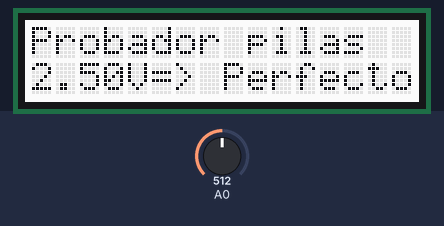
Recording of a sketch running on a simulated Arduino Uno, built with avr-gcc and run on an emulated ATmega328P. Parts: 16×2 character LCD. The inputs (shaded band) are chosen by the test bench; at power-on: A0 = 512.

Above: at 2.2 s.
2.3 s: A0 set to 294
At 3.3 s:
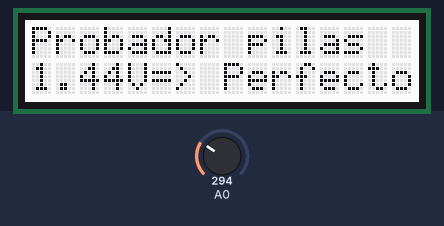
4.0 s: A0 set to 270
At 5.6 s:
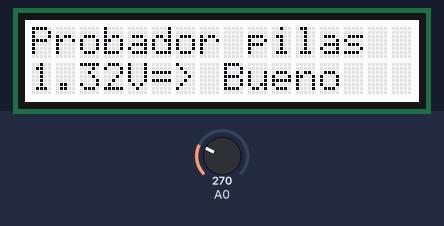
7.0 s: A0 set to 122
At 7.9 s:
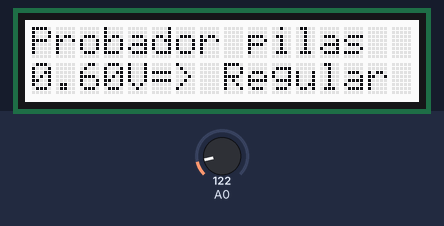
8.5 s: A0 set to 67
At 9.0 s:
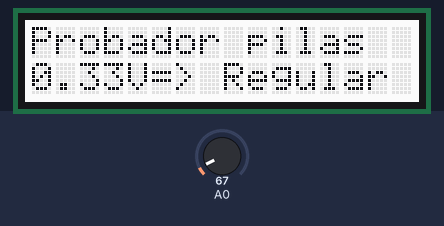
10.2 s: A0 set to 57
At 11.1 s:
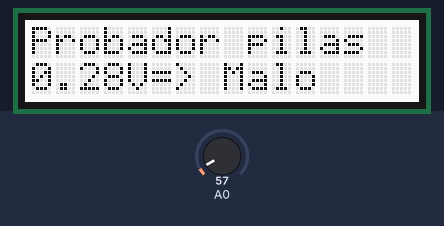
11.9 s: A0 set to 306
At 13.0 s:
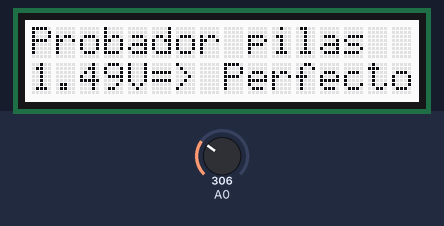
Timing chart, 0 to 14.9 s (numbered marks = the images above; inputs shaded):
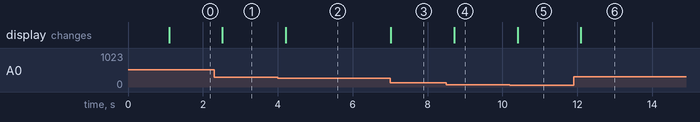

Measured:
- the behaviour switches between 287 and 286 on A0 (found by bisection; images 1 and 2)
- the behaviour switches between 62 and 61 on A0 (found by bisection; images 4 and 5)
- after the input at 2.3 s, the display: changes after 0.22 s (image 1)
- after the input at 4.0 s, the display: changes after 0.21 s (image 2)
- after the input at 7.0 s, the display: changes at once (image 3)
- after the input at 8.5 s, the display: changes after 0.21 s (image 4)
- after the input at 10.2 s, the display: changes after 0.20 s (image 5)
- after the input at 11.9 s, the display: changes after 0.19 s (image 6)

The sketch:

ProbadorDeBateriasLCD.ino
```cpp
#include "rgb_lcd.h"

rgb_lcd lcd;

void setup() {
  // put your setup code here, to run once:
  // set up the LCD's number of columns and rows:
  lcd.begin(16, 2);
  // Print a message to the LCD.
  lcd.print("ARDUINO");
  delay(1000);
  lcd.clear();
}

void loop() {
  // put your main code here, to run repeatedly:
  lcd.clear();
  lcd.setCursor(0, 0);  //cursor en la posición 0 de la lcd
  lcd.print("Probador pilas");
  lcd.setCursor(0, 1);
  lcd.print(analogRead(0) * 5.00 / 1024);  //conversión de binario a voltaje
  lcd.print("V=>");
  lcd.setCursor(8, 1);
  if ((analogRead(0) * 5.00 / 1023.00) > 1.40) {
    lcd.print("Perfecto");
  } else if ((analogRead(0) * 5.00 / 1023.00) > 1.20 && (analogRead(0) * 5.00 / 1023.00) < 1.40) {
    lcd.print("Bueno");
  } else if ((analogRead(0) * 5.00 / 1023.00) < 1.20 && (analogRead(0) * 5.00 / 1023.00) > 0.30) {
    lcd.print("Regular");
  } else if ((analogRead(0) * 5.00 / 1023.00) < 0.3) {
    lcd.print("Malo");
  } else {
    lcd.print(" ");
  }
  delay(250);
}
```
